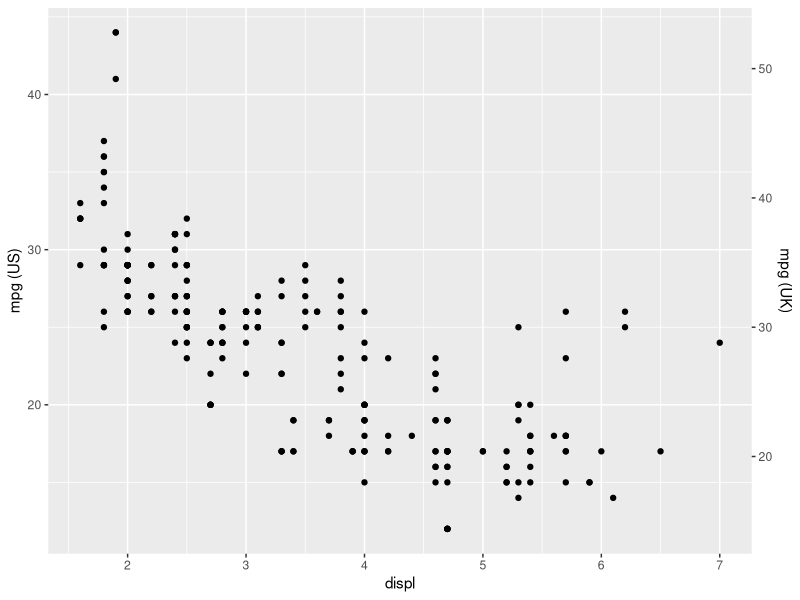
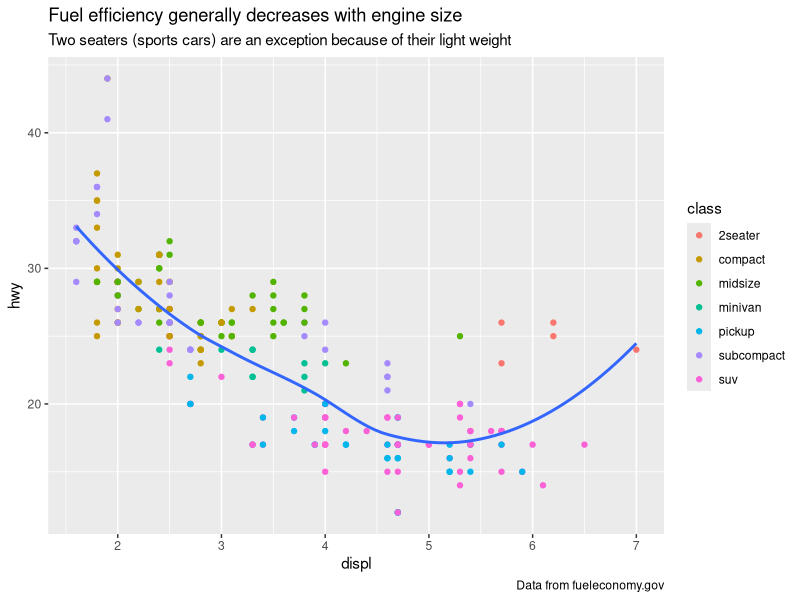

The R source for these figures, in order:
## ---- chunk 1
library(ggplot2)
## ---- chunk 2
ggplot(mpg, aes(displ, hwy)) + 
  geom_point() + 
  scale_y_continuous(
    "mpg (US)", 
    sec.axis = sec_axis(~ . * 1.20, name = "mpg (UK)")
  )
## ---- chunk 3
ggplot(mpg, aes(displ, hwy)) +
  geom_point(aes(color = class)) +
  geom_smooth(se = FALSE, method = "loess") +
  labs(
    title = "Fuel efficiency generally decreases with engine size",
    subtitle = "Two seaters (sports cars) are an exception because of their light weight",
    caption = "Data from fueleconomy.gov"
  )
